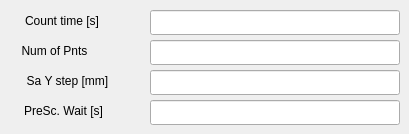
    <widget class="QWidget" name="tab_2">
     <property name="enabled">
      <bool>true</bool>
     </property>
     <attribute name="title">
      <string>Step Controls</string>
     </attribute>
     <widget class="QLabel" name="label_22">
      <property name="geometry">
       <rect>
        <x>9</x>
        <y>12</y>
        <width>106</width>
        <height>18</height>
       </rect>
      </property>
      <property name="text">
       <string>&lt;html&gt;&lt;head/&gt;&lt;body&gt;&lt;p&gt;Count time [s]&lt;/p&gt;&lt;/body&gt;&lt;/html&gt;</string>
      </property>
      <property name="alignment">
       <set>Qt::AlignCenter</set>
      </property>
     </widget>
     <widget class="caTextEntry" name="catextentry_23">
      <property name="geometry">
       <rect>
        <x>150</x>
        <y>10</y>
        <width>250</width>
        <height>25</height>
       </rect>
      </property>
      <property name="font">
       <font>
        <family>Lucida Sans Typewriter</family>
        <pointsize>13</pointsize>
       </font>
      </property>
      <property name="channel" stdset="0">
       <string notr="true">9idcLAX:USAXS:CountTime</string>
      </property>
      <property name="background">
       <color>
        <red>115</red>
        <green>215</green>
        <blue>253</blue>
       </color>
      </property>
      <property name="colorMode">
       <enum>caLineEdit::Static</enum>
      </property>
     </widget>
     <widget class="QLabel" name="label_24">
      <property name="geometry">
       <rect>
        <x>9</x>
        <y>42</y>
        <width>91</width>
        <height>18</height>
       </rect>
      </property>
      <property name="text">
       <string>&lt;html&gt;&lt;head/&gt;&lt;body&gt;&lt;p&gt;Num of Pnts&lt;/p&gt;&lt;/body&gt;&lt;/html&gt;</string>
      </property>
      <property name="alignment">
       <set>Qt::AlignCenter</set>
      </property>
     </widget>
     <widget class="caTextEntry" name="catextentry_22">
      <property name="geometry">
       <rect>
        <x>150</x>
        <y>40</y>
        <width>250</width>
        <height>25</height>
       </rect>
      </property>
      <property name="font">
       <font>
        <family>Lucida Sans Typewriter</family>
        <pointsize>13</pointsize>
       </font>
      </property>
      <property name="channel" stdset="0">
       <string notr="true">9idcLAX:USAXS:NumPoints</string>
      </property>
      <property name="background">
       <color>
        <red>115</red>
        <green>215</green>
        <blue>253</blue>
       </color>
      </property>
      <property name="colorMode">
       <enum>caLineEdit::Static</enum>
      </property>
     </widget>
     <widget class="QLabel" name="label_23">
      <property name="geometry">
       <rect>
        <x>9</x>
        <y>72</y>
        <width>117</width>
        <height>18</height>
       </rect>
      </property>
      <property name="text">
       <string>&lt;html&gt;&lt;head/&gt;&lt;body&gt;&lt;p&gt;Sa Y step [mm]&lt;/p&gt;&lt;/body&gt;&lt;/html&gt;</string>
      </property>
      <property name="alignment">
       <set>Qt::AlignCenter</set>
      </property>
     </widget>
     <widget class="caTextEntry" name="catextentry_21">
      <property name="geometry">
       <rect>
        <x>150</x>
        <y>70</y>
        <width>250</width>
        <height>25</height>
       </rect>
      </property>
      <property name="font">
       <font>
        <family>Lucida Sans Typewriter</family>
        <pointsize>13</pointsize>
       </font>
      </property>
      <property name="channel" stdset="0">
       <string notr="true">9idcLAX:USAXS:Sample_Y_Step.VAL</string>
      </property>
      <property name="background">
       <color>
        <red>115</red>
        <green>215</green>
        <blue>253</blue>
       </color>
      </property>
      <property name="colorMode">
       <enum>caLineEdit::Static</enum>
      </property>
     </widget>
     <widget class="QLabel" name="label_25">
      <property name="geometry">
       <rect>
        <x>9</x>
        <y>102</y>
        <width>109</width>
        <height>18</height>
       </rect>
      </property>
      <property name="text">
       <string>&lt;html&gt;&lt;head/&gt;&lt;body&gt;&lt;p&gt;PreSc. Wait [s]&lt;/p&gt;&lt;/body&gt;&lt;/html&gt;</string>
      </property>
      <property name="alignment">
       <set>Qt::AlignCenter</set>
      </property>
     </widget>
     <widget class="caTextEntry" name="catextentry_20">
      <property name="geometry">
       <rect>
        <x>150</x>
        <y>100</y>
        <width>250</width>
        <height>25</height>
       </rect>
      </property>
      <property name="font">
       <font>
        <family>Lucida Sans Typewriter</family>
        <pointsize>13</pointsize>
       </font>
      </property>
      <property name="channel" stdset="0">
       <string notr="true">9idcLAX:USAXS:Prescaler_Wait.VAL</string>
      </property>
      <property name="background">
       <color>
        <red>115</red>
        <green>215</green>
        <blue>253</blue>
       </color>
      </property>
      <property name="colorMode">
       <enum>caLineEdit::Static</enum>
      </property>
     </widget>
    </widget>
